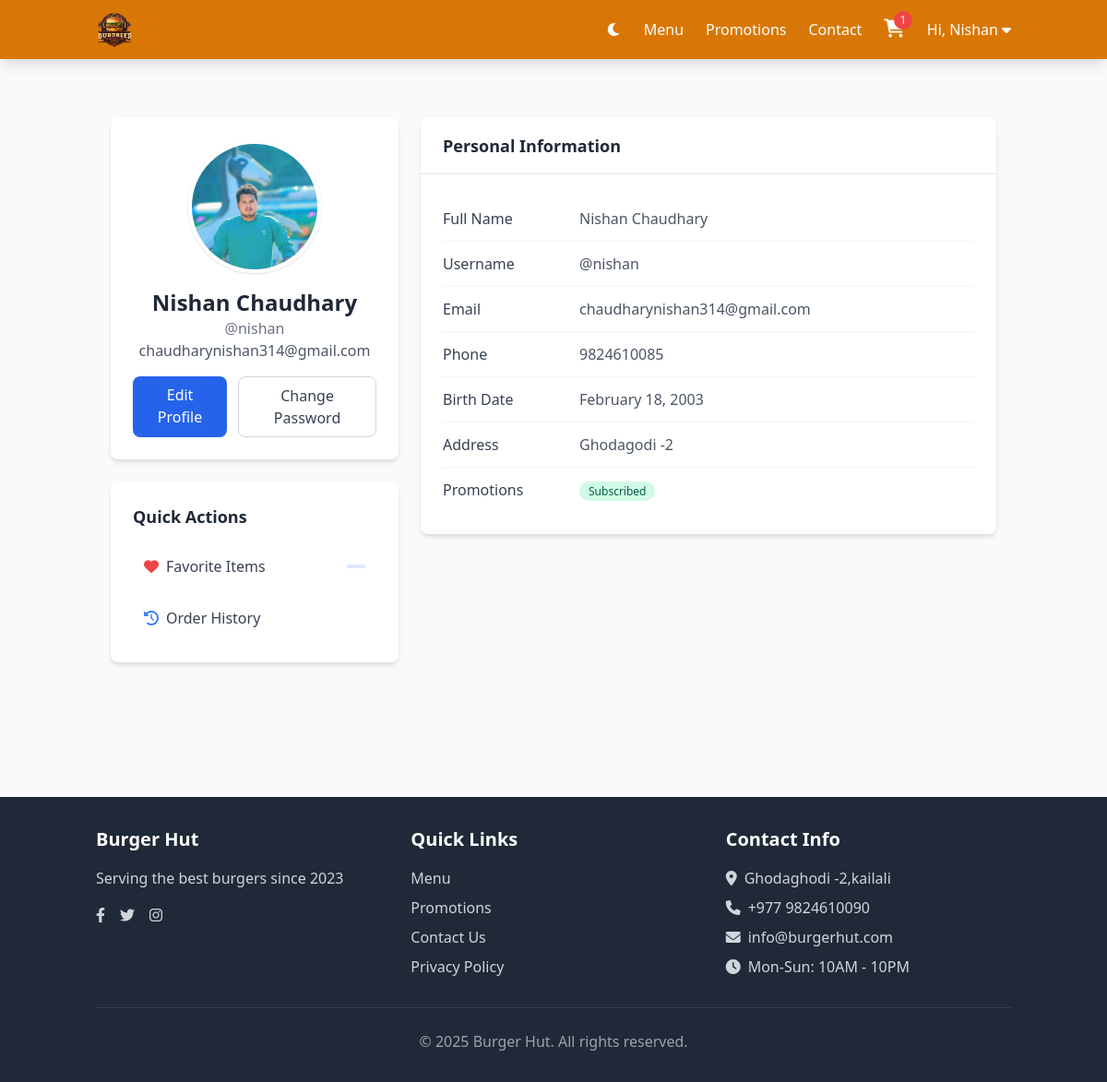
Page /accounts/profile/ (signed in) on the committed database.
### accounts/models.py (models this page shows, shortened)
class CustomUser(AbstractUser):
    phone_number = models.CharField(max_length=15, blank=True, null=True)
    address = models.TextField(blank=True, null=True)
    profile_picture = models.ImageField(upload_to='profile_pictures/', blank=True, null=True)
    birth_date = models.DateField(null=True, blank=True)
    receive_promotions = models.BooleanField(default=True)
    groups = models.ManyToManyField(
        Group,
        related_name="accounts_customuser_set",  # Changed to unique name
        blank=True,
        verbose_name="groups",
        help_text="The groups this user belongs to."
    )
    user_permissions = models.ManyToManyField(
        Permission,
        related_name="accounts_customuser_set",  # Changed to unique name
        blank=True,
        verbose_name="user permissions",
        help_text="Specific permissions for this user."
    )

### accounts/views.py (the view)
# urls.py: path('profile/', views.profile, name='profile'),
@login_required
def profile(request):
    return render(request, 'accounts/profile.html', {'user': request.user})

### main_app/context_processors.py (called while the page is built)
def cart_context(request):
    context = {}
    if request.user.is_authenticated:
        pending_order = Order.objects.filter(
            user=request.user,
            status='pending'
        ).prefetch_related('items').first()
        context['cart_count'] = pending_order.items.count() if pending_order else 0
    else:
        context['cart_count'] = 0
    return context

### accounts/templates/accounts/profile.html (shortened to what this page needs)
{% extends 'layout/base.html' %}
{% block content %}
<div class="container mx-auto px-4 py-8 max-w-6xl">
    <div class="flex flex-col lg:flex-row gap-6">
        <div class="w-full lg:w-1/3 space-y-6">
            <div class="bg-white rounded-lg shadow-md overflow-hidden">
                <div class="p-6 text-center">
                    {% if user.profile_picture %}
                        <img src="{{ user.profile_picture.url }}" alt="Profile Picture"
                             class="rounded-full w-36 h-36 object-cover mx-auto border-4 border-white shadow">
                    {% else %}
                        <div class="bg-gray-100 rounded-full w-36 h-36 flex items-center justify-center mx-auto shadow">
                            <i class="fas fa-user text-gray-400 text-5xl"></i>
                        </div>
                    {% endif %}
                    <h3 class="text-2xl font-semibold mt-4 text-gray-800">{{ user.get_full_name }}</h3>
                    <p class="text-gray-500">@{{ user.username }}</p>
                    <p class="text-gray-600 mb-4">{{ user.email }}</p>
                    <div class="flex justify-center space-x-3">
                        <a href="{% url 'edit_profile' %}" class="bg-blue-600 hover:bg-blue-700 text-white px-4 py-2 rounded-lg transition duration-200">
                            Edit Profile
                        </a>
                        <a href="{% url 'change_password' %}" class="border border-gray-300 hover:bg-gray-50 text-gray-700 px-4 py-2 rounded-lg transition duration-200">
                            Change Password
                        </a>
                    </div>
                </div>
            </div>
            <div class="bg-white rounded-lg shadow-md overflow-hidden">
                <div class="p-6">
                    <h4 class="text-lg font-semibold text-gray-800 mb-4">Quick Actions</h4>
                    <ul class="space-y-2">
                        <li class="flex justify-between items-center p-3 hover:bg-gray-50 rounded-lg transition duration-150">
                            <a href="#" class="flex items-center text-gray-700 hover:text-red-500 transition duration-150">
                                <i class="fas fa-heart text-red-500 mr-2"></i>
                                Favorite Items
                            </a>
                            <span class="bg-blue-100 text-blue-800 text-xs font-medium px-2.5 py-0.5 rounded-full">
                            </span>
                        </li>
                        <li class="flex justify-between items-center p-3 hover:bg-gray-50 rounded-lg transition duration-150">
                            <a href="#" class="flex items-center text-gray-700 hover:text-blue-500 transition duration-150">
                                <i class="fas fa-history text-blue-500 mr-2"></i>
                                Order History
                            </a>
                        </li>
                    </ul>
                </div>
            </div>
        </div>
        <div class="w-full lg:w-2/3">
            <div class="bg-white rounded-lg shadow-md overflow-hidden">
                <div class="border-b border-gray-200 px-6 py-4">
                    <h4 class="text-lg font-semibold text-gray-800">Personal Information</h4>
                </div>
                <div class="p-6">
                    <div class="grid grid-cols-1 md:grid-cols-4 gap-4 py-3">
                        <div class="md:col-span-1">
                            <p class="font-medium text-gray-700">Full Name</p>
                        </div>
                        <div class="md:col-span-3">
                            <p class="text-gray-600">{{ user.get_full_name }}</p>
                        </div>
                    </div>
                    <div class="border-t border-gray-100"></div>
                    <div class="grid grid-cols-1 md:grid-cols-4 gap-4 py-3">
                        <div class="md:col-span-1">
                            <p class="font-medium text-gray-700">Username</p>
                        </div>
                        <div class="md:col-span-3">
                            <p class="text-gray-600">@{{ user.username }}</p>
                        </div>
                    </div>
                    <div class="border-t border-gray-100"></div>
                    <div class="grid grid-cols-1 md:grid-cols-4 gap-4 py-3">
                        <div class="md:col-span-1">
                            <p class="font-medium text-gray-700">Email</p>
                        </div>
                        <div class="md:col-span-3">
                            <p class="text-gray-600">{{ user.email }}</p>
                        </div>
                    </div>
                    <div class="border-t border-gray-100"></div>
                    <div class="grid grid-cols-1 md:grid-cols-4 gap-4 py-3">
                        <div class="md:col-span-1">
                            <p class="font-medium text-gray-700">Phone</p>
                        </div>
                        <div class="md:col-span-3">
                            <p class="text-gray-600">{{ user.phone_number|default:"Not provided" }}</p>
                        </div>
                    </div>
                    <div class="border-t border-gray-100"></div>
                    <div class="grid grid-cols-1 md:grid-cols-4 gap-4 py-3">
                        <div class="md:col-span-1">
                            <p class="font-medium text-gray-700">Birth Date</p>
                        </div>
                        <div class="md:col-span-3">
                            <p class="text-gray-600">{{ user.birth_date|date:"F d, Y"|default:"Not provided" }}</p>
                        </div>
                    </div>
                    <div class="border-t border-gray-100"></div>
                    <div class="grid grid-cols-1 md:grid-cols-4 gap-4 py-3">
                        <div class="md:col-span-1">
                            <p class="font-medium text-gray-700">Address</p>
                        </div>
                        <div class="md:col-span-3">
                            <p class="text-gray-600 whitespace-pre-line">{{ user.address|default:"Not provided" }}</p>
                        </div>
                    </div>
                    <div class="border-t border-gray-100"></div>
                    <div class="grid grid-cols-1 md:grid-cols-4 gap-4 py-3">
                        <div class="md:col-span-1">
                            <p class="font-medium text-gray-700">Promotions</p>
                        </div>
                        <div class="md:col-span-3">
                            {% if user.receive_promotions %}
                                <span class="bg-green-100 text-green-800 text-xs font-medium px-2.5 py-0.5 rounded-full">
                                    Subscribed
                                </span>
                            {% else %}
                                <span class="bg-gray-100 text-gray-800 text-xs font-medium px-2.5 py-0.5 rounded-full">
                                    Not Subscribed
                                </span>
                            {% endif %}
                        </div>
                    </div>
                </div>
            </div>
        </div>
    </div>
</div>
{% endblock %}

### main_app/templates/layout/base.html (shortened to what this page needs)
<!DOCTYPE html>
{% load static %}
<html lang="en">
<head>
    <link href="https://cdn.jsdelivr.net/npm/tailwindcss@2.2.19/dist/tailwind.min.css" rel="stylesheet">
    <link rel="stylesheet" href="https://cdnjs.cloudflare.com/ajax/libs/font-awesome/6.0.0-beta3/css/all.min.css">
</head>
<body class="bg-gray-50">
    <nav class="bg-yellow-600 text-white shadow-lg sticky top-0 z-50">
        <div class="container mx-auto px-4 py-3 flex justify-between items-center nav-container">
            <div class="logo-container md:static md:transform-none">
                <a href="{% url 'home' %}" class="flex items-center">
                    <img src="{% static 'img/iconlogo.png' %}" alt="Burger Hut Logo"
                        class="h-10 transition-transform duration-300 transform hover:scale-105">
                </a>
            </div>
            <div class="hidden md:flex space-x-6 items-center">
                <button id="theme-toggle" class="text-white hover:text-yellow-200 transition duration-200">
                    <i class="fas fa-moon" id="theme-icon"></i>
                </button>
                <a href="{% url 'menu' %}" class="hover:text-yellow-200 transition duration-200">Menu</a>
                <a href="{% url 'promotions' %}" class="hover:text-yellow-200 transition duration-200">Promotions</a>
                <a href="{% url 'contact' %}" class="hover:text-yellow-200 transition duration-200">Contact</a>
                {% if user.is_authenticated %}
                    <a href="{% url 'cart' %}" class="relative hover:text-yellow-200 transition duration-200 ml-4">
                        <i class="fas fa-shopping-cart text-xl"></i>
                        {% if cart_count > 0 %}
                            <span class="absolute -top-2 -right-2 bg-red-500 text-white text-xs rounded-full h-5 w-5 flex items-center justify-center">
                                {{ cart_count }}
                            </span>
                        {% endif %}
                    </a>
                    <div class="dropdown relative ml-4">
                        <button class="flex items-center space-x-1 focus:outline-none">
                            <span>Hi, {{ user.first_name|default:user.username }}</span>
                            <i class="fas fa-caret-down"></i>
                        </button>
                    </div>
                {% else %}
                    <div class="flex space-x-4 ml-4">
                        <a href="{% url 'login' %}" class="hover:text-yellow-200 transition duration-200">Login</a>
                        <a href="{% url 'register' %}" class="bg-yellow-700 px-4 py-2 rounded hover:bg-yellow-800 transition duration-200">Register</a>
                    </div>
                {% endif %}
            </div>
        </div>
    </nav>
    <main class="container mx-auto px-4 py-8 min-h-screen">
        {% block content %}{% endblock %}
    </main>
    <footer class="bg-gray-800 text-white py-8">
        <div class="container mx-auto px-4">
            <div class="grid grid-cols-1 md:grid-cols-3 gap-8">
                <div>
                    <h3 class="text-xl font-bold mb-4">Burger Hut</h3>
                    <p class="text-gray-300">Serving the best burgers since 2023</p>
                    <div class="flex space-x-4 mt-4">
                        <a href="#" class="text-gray-300 hover:text-yellow-400 transition duration-200"><i class="fab fa-facebook-f"></i></a>
                        <a href="#" class="text-gray-300 hover:text-yellow-400 transition duration-200"><i class="fab fa-twitter"></i></a>
                        <a href="#" class="text-gray-300 hover:text-yellow-400 transition duration-200"><i class="fab fa-instagram"></i></a>
                    </div>
                </div>
                <div>
                    <h3 class="text-xl font-bold mb-4">Quick Links</h3>
                    <ul class="space-y-2">
                        <li><a href="{% url 'menu' %}" class="text-gray-300 hover:text-yellow-400 transition duration-200">Menu</a></li>
                        <li><a href="{% url 'promotions' %}" class="text-gray-300 hover:text-yellow-400 transition duration-200">Promotions</a></li>
                        <li><a href="{% url 'contact' %}" class="text-gray-300 hover:text-yellow-400 transition duration-200">Contact Us</a></li>
                        <li><a href="#" class="text-gray-300 hover:text-yellow-400 transition duration-200">Privacy Policy</a></li>
                    </ul>
                </div>
                <div>
                    <h3 class="text-xl font-bold mb-4">Contact Info</h3>
                    <div class="space-y-2 text-gray-300">
                        <p class="flex items-center"><i class="fas fa-map-marker-alt mr-2"></i> Ghodaghodi -2,kailali</p>
                        <p class="flex items-center"><i class="fas fa-phone mr-2"></i> +977 9824610090</p>
                        <p class="flex items-center"><i class="fas fa-envelope mr-2"></i> info@burgerhut.com</p>
                        <p class="flex items-center"><i class="fas fa-clock mr-2"></i> Mon-Sun: 10AM - 10PM</p>
                    </div>
                </div>
            </div>
            <div class="border-t border-gray-700 mt-8 pt-6 text-center text-gray-400">
                <p>&copy; <span id="current-year">2023</span> Burger Hut. All rights reserved.</p>
            </div>
        </div>
    </footer>
</body>
</html>

### rows in the picture
CustomUser: first_name "Nishan", profile_picture (picture), get_full_name "Nishan Chaudhary", username "nishan", email "chaudharynishan314@gmail.com", phone_number "9824610085", birth_date "February 18, 2003", address "Ghodagodi -2"

### other values in the picture
{{ cart_count }} "1"
